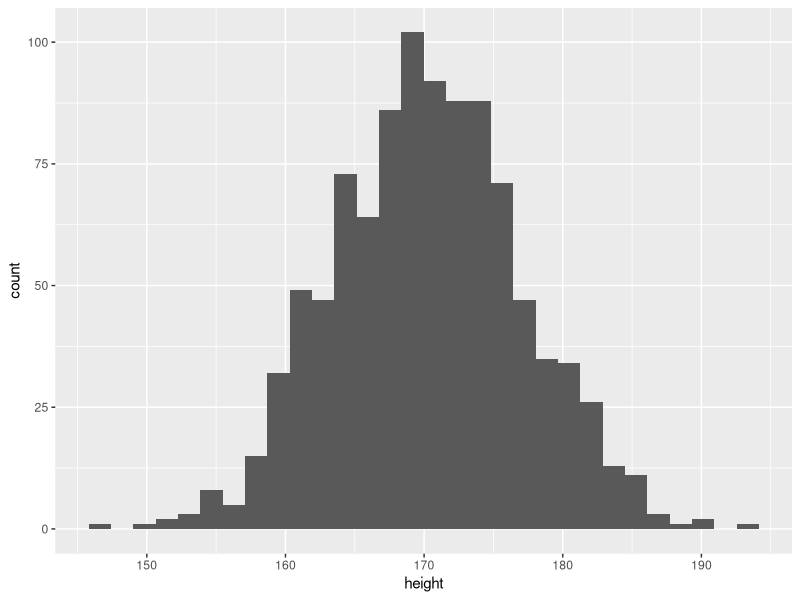
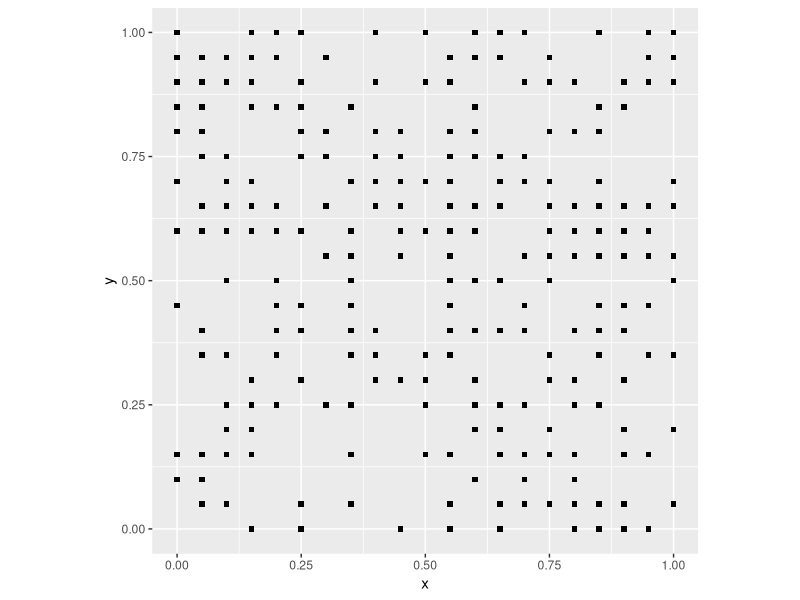
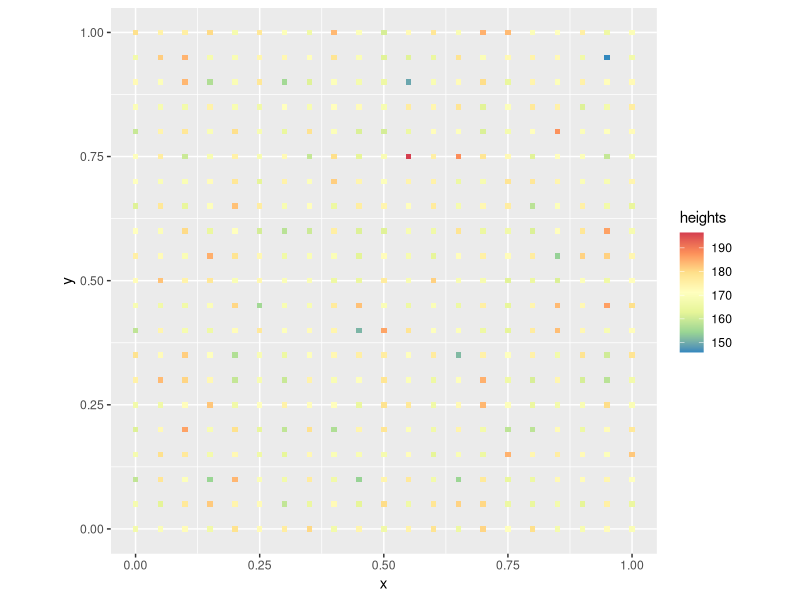
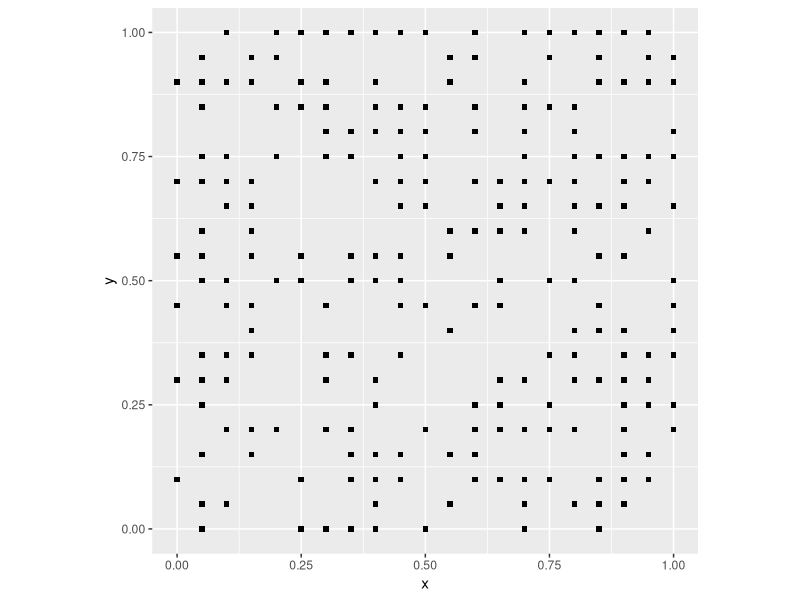
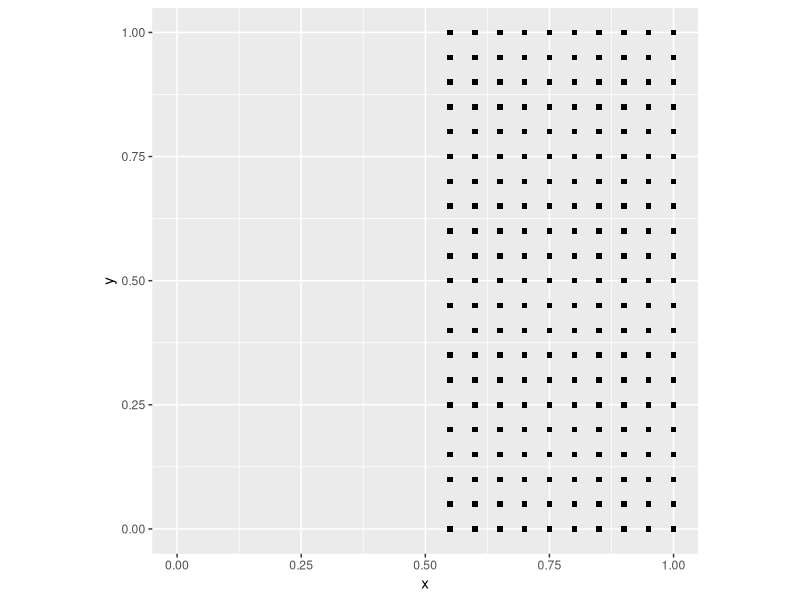
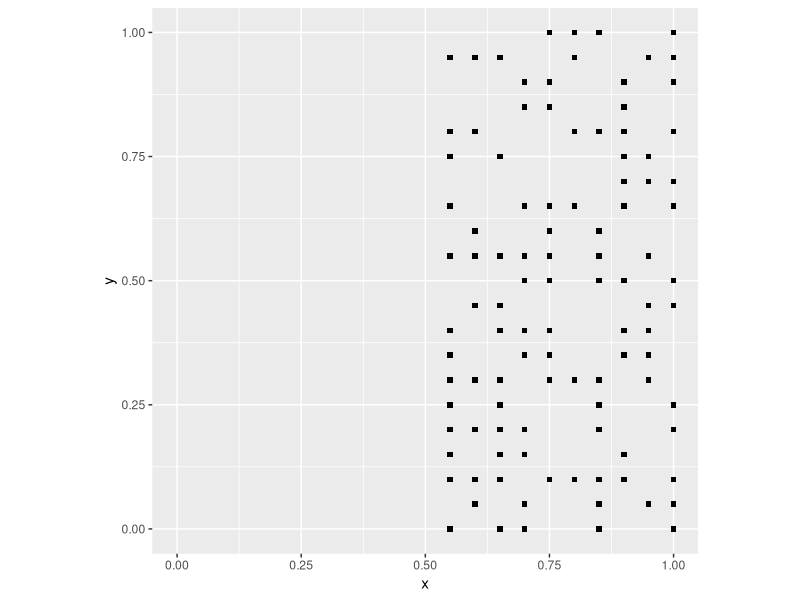
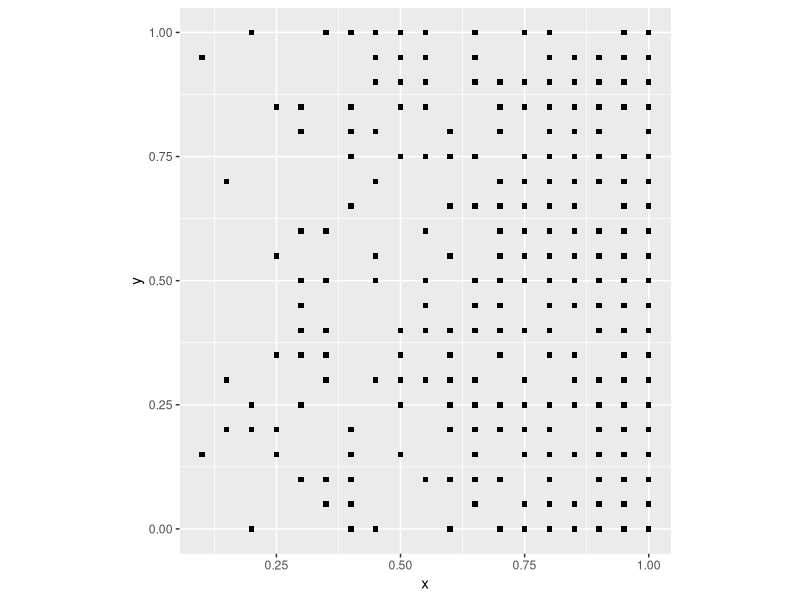
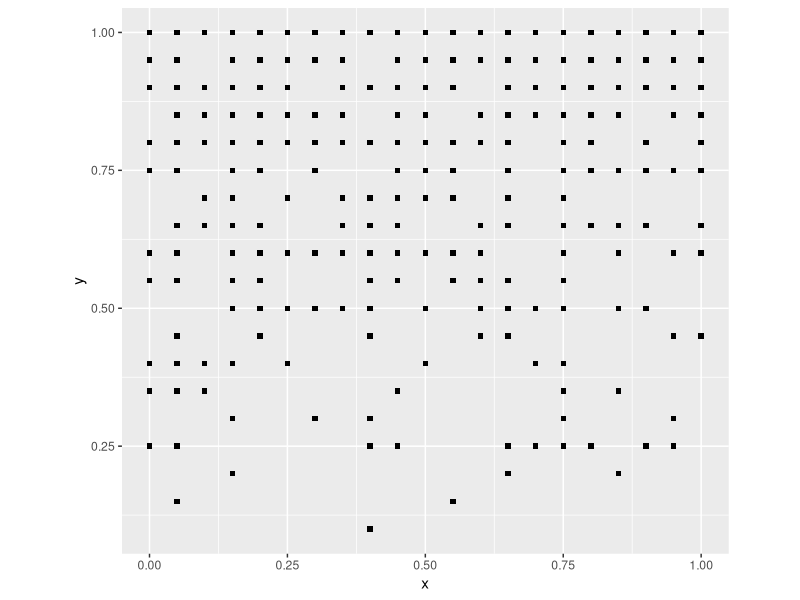

Reproduce these figures in R, in order.
## ---- chunk 1
rm(list = ls())
## ---- chunk 2
library(tidyverse)
## ---- chunk 3
rbinom(n = 1, size = 1, prob = 0.5)
## ---- chunk 4
n <- 1000 # Number of people tossing the coin one time.
coin_flips <- rbinom(n = n, size = 1, prob = 0.5)
sum(coin_flips)/n
## ---- chunk 5
rnorm(1, mean = 0, sd = 1)
## ---- chunk 6
rnorm(1, mean = 170.7, sd = 7)
## ---- chunk 7
n <- 1000
height <- rnorm(n, mean = 170.7, sd = 7)
height <- data.frame(height)
ggplot(data = height, aes(x = height)) + geom_histogram()
## ---- chunk 8
coords <- expand.grid(x = seq(from = 0, to = 1, by = 0.05), y = seq(from = 0, to = 1, by = 0.05))
## ---- chunk 9
events <- rbinom(n = nrow(coords), size = 1, prob = 0.5)
## ---- chunk 10
null_pattern <- data.frame(coords, events)
## ---- chunk 11
ggplot() + 
  geom_point(data = subset(null_pattern, events == 1), aes(x = x, y = y), shape = 15) +
  coord_fixed()
## ---- chunk 12
heights <- rnorm(n = nrow(coords), mean = 170.7, sd = 7)
## ---- chunk 13
null_trend <- data.frame(coords, heights)
## ---- chunk 14
ggplot() + 
  geom_point(data = null_trend, aes(x = x, y = y, color = heights), shape = 15) +
  scale_color_distiller(palette = "Spectral") +
  coord_fixed()
## ---- chunk 15
coords <- expand.grid(x = seq(from = 0, to = 1, by = 0.05), y = seq(from = 0, to = 1, by = 0.05))
## ---- chunk 16
events <- rbinom(n = nrow(coords), size = 1, prob = 0.5)
null_pattern <- data.frame(coords, events)
ggplot() + 
  geom_point(data = subset(null_pattern, events == 1), aes(x = x, y = y), shape = 15) +
  coord_fixed()
## ---- chunk 17
deterministic_point_pattern <- coords
deterministic_point_pattern <- mutate(deterministic_point_pattern, events = round(x))
ggplot() + 
  geom_point(data = subset(deterministic_point_pattern, events == 1), aes(x = x, y = y), shape = 15) +
  xlim(0, 1) +
  coord_fixed()
## ---- chunk 18
stochastic_point_pattern <- coords
stochastic_point_pattern <- 
  mutate(stochastic_point_pattern, 
         events = round(x) - round(x) * rbinom(n = nrow(coords), size = 1, prob = 0.5))
ggplot() + 
  geom_point(data = subset(stochastic_point_pattern, events == 1), aes(x = x, y = y), shape = 15) +
  xlim(0, 1) +
  coord_fixed()
## ---- chunk 19
pattern1 <- coords
## ---- chunk 20
pattern1 <- mutate(pattern1, events = rbinom(n = nrow(pattern1), size = 1, prob = (x)))
## ---- chunk 21
ggplot() + 
  geom_point(data = subset(pattern1, events == 1), aes(x = x, y = y), shape = 15) +
  coord_fixed()
## ---- chunk 22
pattern1 <- mutate(pattern1, events = rbinom(n = nrow(pattern1), size = 1, prob = (y)))
ggplot() + 
  geom_point(data = subset(pattern1, events == 1), aes(x = x, y = y), shape = 15) +
  coord_fixed()
## ---- chunk 23
pattern1 <- mutate(pattern1, events = rbinom(n = nrow(pattern1), size = 1, prob = (x * y)))
ggplot() + 
  geom_point(data = subset(pattern1, events == 1), aes(x = x, y = y), shape = 15) +
  coord_fixed()
## ---- chunk 24
pattern1 <- coords
pattern1 <- mutate(pattern1, 
                   distance = sqrt((0.5 - x)^2 + (0.5 - y)^2), 
                   events = rbinom(n = nrow(pattern1), size = 1, prob = 1 - exp(-0.5 * distance)))
## ---- chunk 25
ggplot() + 
  geom_point(data = subset(pattern1, events == 1), aes(x = x, y = y), shape = 15) +
  coord_fixed()
## ---- chunk 26
trend1 <- coords
## ---- chunk 27
trend1 <- mutate(trend1, heights = 160 + 20 * y  + rnorm(n = nrow(pattern1), mean = 0, sd = 7))
## ---- chunk 28
ggplot() + 
  geom_point(data = trend1, aes(x = x, y = y, color = heights), shape = 15) +
  scale_color_distiller(palette = "Spectral") +
  coord_fixed()
